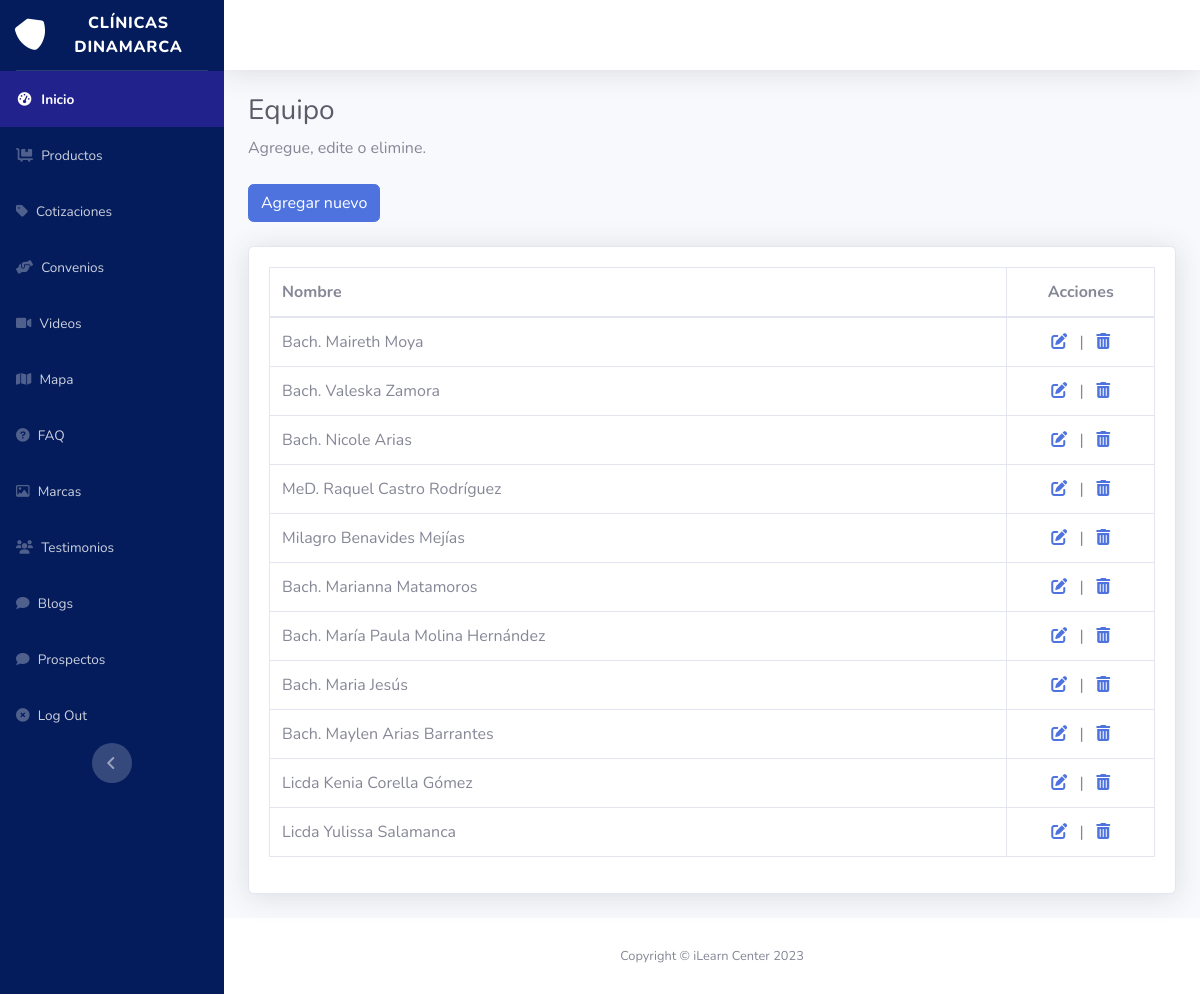
Page /admin/equipos.php (signed in) on the committed database.
### tables this page shows
CREATE TABLE `equipos` (
  `id` int(11) NOT NULL,
  `nombre` varchar(100) NOT NULL,
  `cargo` varchar(100) NOT NULL,
  `descripcion` text NOT NULL,
  `imagen` varchar(200) DEFAULT NULL,
  `fb` varchar(250) NOT NULL,
  `insta` varchar(250) NOT NULL,
  `linkedin` varchar(250) NOT NULL
);

### admin/equipos.php (the view, shortened to what this page needs)
<?php include("open.php");?>
                    <h1 class="h3 mb-2 text-gray-800">Equipo</h1>
                    <p class="mb-4">Agregue, edite o elimine.</p>
                    <a class="btn btn-primary mb-4" href="equipos-add.php">Agregar nuevo</a>
                    <div class="card shadow mb-4">
                        <div class="card-body">
                            <div class="table-responsive">
                                <table class="table table-bordered" id="dataTable" width="100%" cellspacing="10">
                                    <thead>
                                        <tr>
                                            <th class="col-10">Nombre</th>
                                            <th class="col-2 text-center">Acciones</th>
                                        </tr>
                                    </thead>
                                    <tbody>
                                        <?php
                                        include("conn.php");
                                        $sql = "select * from equipos order by id DESC";
                                        $query = $mysqli->query($sql);
                                        while($row = $query->fetch_assoc()){
                                        ?>
                                        <tr>
                                            <td><?php echo $row['nombre']?></td>
                                        <td class="text-center">
                                            <a href="equipos-edit.php?id=<?php echo $row['id']?>"><i class="fas fa-edit"></i></a> &nbsp;&nbsp;|&nbsp;&nbsp;
                                            <a href="equipos-actions.php?del=true&id=<?php echo $row['id']?>" onclick="return confirm('Desea continuar? Se eliminará el registro permanetemente')"><i class="fas fa-trash-alt"></i></a>
                                        </td>
                                        </tr>
                                        <?php
                                        }
                                        $mysqli->close();?>
                                    </tbody>
                                </table>
                            </div>
                        </div>
                    </div>
                <?php include("footer.php");?>

### admin/open.php (shortened to what this page needs)
<!DOCTYPE html>
<html lang='es'>
<head>
    <link href="https://cdnjs.cloudflare.com/ajax/libs/font-awesome/6.0.0-beta3/css/all.min.css" rel="stylesheet" type="text/css">
    <link href="css/sb-admin-2.min.css" rel="stylesheet">
    <link rel="stylesheet" href="https://cdn.datatables.net/1.13.5/css/jquery.dataTables.css" />
</head>
<body id="page-top">
    <div id="wrapper">
        <ul class="navbar-nav bg-gradient-primary sidebar sidebar-dark accordion" id="accordionSidebar">
            <a class="sidebar-brand d-flex align-items-center justify-content-center" href="index.html">
                <div class="sidebar-brand-icon rotate-n-15">
                    <i class="fas fas fa-shield-alt"></i>
                </div>
                <div class="sidebar-brand-text mx-3">Clínicas Dinamarca</div>
            </a>
           <?php include("menu.php");?>
            <div class="text-center d-none d-md-inline">
                <button class="rounded-circle border-0" id="sidebarToggle"></button>
            </div>
        </ul>
        <div id="content-wrapper" class="d-flex flex-column">
            <div id="content">
                <nav class="navbar navbar-expand navbar-light bg-white topbar mb-4 static-top shadow">
                </nav>
                <div class="container-fluid">

### admin/menu.php
<?php
$dataURI = $_SERVER['REQUEST_URI'];
$pageData = explode('/', $dataURI);
$page = (!empty($pageData[3])) ? $pageData[3]: 'dashboard.php';
?>
<li class="nav-item <?= ($page=='dashboard.php') ? 'active':'' ?>">
    <a class="nav-link" href="dashboard.php">
        <i class="fas fa-fw fa-tachometer-alt"></i>
        <span>Inicio</span>
    </a>
</li>
<li class="nav-item <?= ($page=='servicios.php') ? 'active':'' ?>">
    <a class="nav-link" href="servicios.php">
        <i class="fa-solid fa-cart-flatbed"></i>
        <span>Productos</span></a>
</li>
<li class="nav-item <?= ($page=='quotes.php') ? 'active':'' ?>">
    <a class="nav-link" href="quotes.php">
        <i class="fa-solid fa-tag"></i>
        <span>Cotizaciones</span></a>
</li>
<li class="nav-item <?= ($page=='conventions.php') ? 'active':'' ?>">
    <a class="nav-link" href="conventions.php">
        <i class="fas fa-hands-helping"></i>
        <span>Convenios</span></a>
</li>
<li class="nav-item <?= ($page=='videos.php') ? 'active':'' ?>">
    <a class="nav-link" href="videos.php">
        <i class="fas fa-video"></i>
        <span>Videos</span></a>
</li>
<li class="nav-item <?= ($page=='mapa.php') ? 'active':'' ?>">
    <a class="nav-link" href="mapa.php">
    <i class="fa-solid fa-map"></i>
        <span>Mapa</span></a>
</li>
<li class="nav-item <?= ($page=='faq.php') ? 'active':'' ?>">
    <a class="nav-link" href="faq.php">
        <i class="fas fa-question-circle"></i>
        <span>FAQ</span></a>
</li>
<li class="nav-item <?= ($page=='brands.php') ? 'active':'' ?>">
    <a class="nav-link" href="brands.php">
        <i class="far fa-image"></i>
        <span>Marcas</span></a>
</li>
<li class="nav-item <?= ($page=='testimony.php') ? 'active':'' ?>">
    <a class="nav-link" href="testimony.php">
        <i class="fas fa-users"></i>
        <span>Testimonios</span></a>
</li>
<li class="nav-item <?= ($page=='blogs.php') ? 'active':'' ?>">
    <a class="nav-link" href="blogs.php">
        <i class="fas fa-comment"></i>
        <span>Blogs</span></a>
</li>
<li class="nav-item <?= ($page=='prospectos.php') ? 'active':'' ?>">
    <a class="nav-link" href="prospectos.php">
        <i class="fas fa-comment"></i>
        <span>Prospectos</span></a>
</li>
<li class="nav-item <?= ($page=='logout.php') ? 'active':'' ?>">
    <a class="nav-link" href="logout.php">
        <i class="fas fa-times-circle"></i>
        <span>Log Out</span></a>
</li>

### admin/footer.php (shortened to what this page needs)
                </div>
            </div>
            <footer class="sticky-footer bg-white">
                <div class="container my-auto">
                    <div class="copyright text-center my-auto">
                        <span>Copyright &copy; iLearn Center <?php echo date("Y");?></span>
                    </div>
                </div>
            </footer>
        </div>
    </div>
</body>
</html>

### admin/open.php (style rules this page uses)
.sidebar { transition: all 0.3s ease; background:#041c5c; }
.sidebar li { transition: all 0.3s ease; }
.active { background-color: #22228c; }

### rows in the picture
equipos: nombre "Bach. Maireth Moya"
equipos: nombre "Bach. Valeska Zamora"
equipos: nombre "Bach. Nicole Arias"
equipos: nombre "MeD. Raquel Castro Rodríguez"
equipos: nombre "Milagro Benavides Mejías"
equipos: nombre "Bach. Marianna Matamoros"
equipos: nombre "Bach. María Paula Molina Hernández"
equipos: nombre "Bach. Maria Jesús"
equipos: nombre "Bach. Maylen Arias Barrantes"
equipos: nombre "Licda Kenia Corella Gómez"
equipos: nombre "Licda Yulissa Salamanca"
